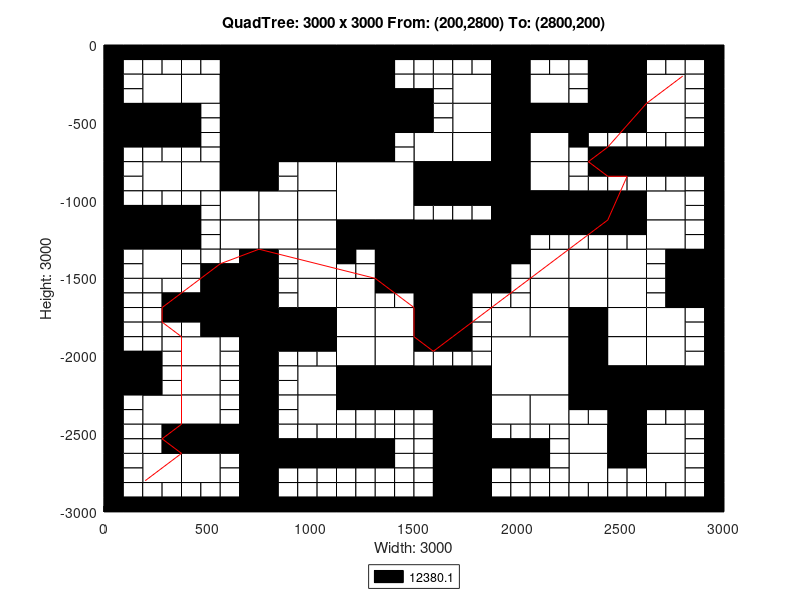

MATLAB code to generate this figure:
axis([0 3000 -3000 0]);
title('QuadTree: 3000 x 3000 From: (200,2800) To: (2800,200)');
xlabel('Width: 3000');
ylabel('Height: 3000');
rectangle('Position',[750 -375 375 375], 'FaceColor',[0 0 0]);
rectangle('Position',[750 -750 375 375], 'FaceColor',[0 0 0]);
rectangle('Position',[1125 -1125 375 375], 'FaceColor',[1 1 1]);
rectangle('Position',[1500 -1500 375 375], 'FaceColor',[0 0 0]);
rectangle('Position',[1875 -2250 375 375], 'FaceColor',[1 1 1]);
rectangle('Position',[187.5 -375 187.5 187.5], 'FaceColor',[1 1 1]);
rectangle('Position',[562.5 -187.5 187.5 187.5], 'FaceColor',[0 0 0]);
rectangle('Position',[375 -375 187.5 187.5], 'FaceColor',[1 1 1]);
rectangle('Position',[562.5 -375 187.5 187.5], 'FaceColor',[0 0 0]);
rectangle('Position',[0 -562.5 187.5 187.5], 'FaceColor',[0 0 0]);
rectangle('Position',[187.5 -562.5 187.5 187.5], 'FaceColor',[0 0 0]);
rectangle('Position',[562.5 -562.5 187.5 187.5], 'FaceColor',[0 0 0]);
rectangle('Position',[562.5 -750 187.5 187.5], 'FaceColor',[0 0 0]);
rectangle('Position',[1125 -187.5 187.5 187.5], 'FaceColor',[0 0 0]);
rectangle('Position',[1125 -375 187.5 187.5], 'FaceColor',[0 0 0]);
rectangle('Position',[1125 -562.5 187.5 187.5], 'FaceColor',[0 0 0]);
rectangle('Position',[1312.5 -562.5 187.5 187.5], 'FaceColor',[0 0 0]);
rectangle('Position',[1125 -750 187.5 187.5], 'FaceColor',[0 0 0]);
rectangle('Position',[187.5 -937.5 187.5 187.5], 'FaceColor',[1 1 1]);
rectangle('Position',[375 -937.5 187.5 187.5], 'FaceColor',[1 1 1]);
rectangle('Position',[562.5 -937.5 187.5 187.5], 'FaceColor',[0 0 0]);
rectangle('Position',[562.5 -1125 187.5 187.5], 'FaceColor',[1 1 1]);
rectangle('Position',[0 -1312.5 187.5 187.5], 'FaceColor',[0 0 0]);
rectangle('Position',[187.5 -1312.5 187.5 187.5], 'FaceColor',[0 0 0]);
rectangle('Position',[187.5 -1500 187.5 187.5], 'FaceColor',[1 1 1]);
rectangle('Position',[562.5 -1312.5 187.5 187.5], 'FaceColor',[1 1 1]);
rectangle('Position',[937.5 -937.5 187.5 187.5], 'FaceColor',[1 1 1]);
rectangle('Position',[750 -1125 187.5 187.5], 'FaceColor',[1 1 1]);
rectangle('Position',[937.5 -1125 187.5 187.5], 'FaceColor',[1 1 1]);
rectangle('Position',[750 -1312.5 187.5 187.5], 'FaceColor',[1 1 1]);
rectangle('Position',[937.5 -1312.5 187.5 187.5], 'FaceColor',[1 1 1]);
rectangle('Position',[937.5 -1500 187.5 187.5], 'FaceColor',[1 1 1]);
rectangle('Position',[1125 -1312.5 187.5 187.5], 'FaceColor',[0 0 0]);
rectangle('Position',[1312.5 -1312.5 187.5 187.5], 'FaceColor',[0 0 0]);
rectangle('Position',[1312.5 -1500 187.5 187.5], 'FaceColor',[0 0 0]);
rectangle('Position',[1687.5 -375 187.5 187.5], 'FaceColor',[1 1 1]);
rectangle('Position',[1875 -187.5 187.5 187.5], 'FaceColor',[0 0 0]);
rectangle('Position',[1875 -375 187.5 187.5], 'FaceColor',[0 0 0]);
rectangle('Position',[2062.5 -375 187.5 187.5], 'FaceColor',[1 1 1]);
rectangle('Position',[1687.5 -562.5 187.5 187.5], 'FaceColor',[1 1 1]);
rectangle('Position',[1500 -750 187.5 187.5], 'FaceColor',[1 1 1]);
rectangle('Position',[1687.5 -750 187.5 187.5], 'FaceColor',[1 1 1]);
rectangle('Position',[1875 -562.5 187.5 187.5], 'FaceColor',[0 0 0]);
rectangle('Position',[2062.5 -562.5 187.5 187.5], 'FaceColor',[0 0 0]);
rectangle('Position',[1875 -750 187.5 187.5], 'FaceColor',[0 0 0]);
rectangle('Position',[2062.5 -750 187.5 187.5], 'FaceColor',[1 1 1]);
rectangle('Position',[2437.5 -187.5 187.5 187.5], 'FaceColor',[0 0 0]);
rectangle('Position',[2437.5 -375 187.5 187.5], 'FaceColor',[0 0 0]);
rectangle('Position',[2625 -375 187.5 187.5], 'FaceColor',[1 1 1]);
rectangle('Position',[2250 -562.5 187.5 187.5], 'FaceColor',[0 0 0]);
rectangle('Position',[2437.5 -562.5 187.5 187.5], 'FaceColor',[0 0 0]);
rectangle('Position',[2625 -562.5 187.5 187.5], 'FaceColor',[1 1 1]);
rectangle('Position',[1500 -937.5 187.5 187.5], 'FaceColor',[0 0 0]);
rectangle('Position',[1687.5 -937.5 187.5 187.5], 'FaceColor',[0 0 0]);
rectangle('Position',[1875 -937.5 187.5 187.5], 'FaceColor',[0 0 0]);
rectangle('Position',[2062.5 -937.5 187.5 187.5], 'FaceColor',[1 1 1]);
rectangle('Position',[1875 -1125 187.5 187.5], 'FaceColor',[0 0 0]);
rectangle('Position',[2062.5 -1125 187.5 187.5], 'FaceColor',[0 0 0]);
rectangle('Position',[1875 -1312.5 187.5 187.5], 'FaceColor',[0 0 0]);
rectangle('Position',[2062.5 -1500 187.5 187.5], 'FaceColor',[1 1 1]);
rectangle('Position',[2250 -1125 187.5 187.5], 'FaceColor',[0 0 0]);
rectangle('Position',[2437.5 -1125 187.5 187.5], 'FaceColor',[0 0 0]);
rectangle('Position',[2625 -1125 187.5 187.5], 'FaceColor',[1 1 1]);
rectangle('Position',[2250 -1500 187.5 187.5], 'FaceColor',[1 1 1]);
rectangle('Position',[2437.5 -1500 187.5 187.5], 'FaceColor',[1 1 1]);
rectangle('Position',[2625 -1312.5 187.5 187.5], 'FaceColor',[1 1 1]);
rectangle('Position',[2812.5 -1500 187.5 187.5], 'FaceColor',[0 0 0]);
rectangle('Position',[562.5 -1687.5 187.5 187.5], 'FaceColor',[0 0 0]);
rectangle('Position',[562.5 -1875 187.5 187.5], 'FaceColor',[0 0 0]);
rectangle('Position',[0 -2250 187.5 187.5], 'FaceColor',[0 0 0]);
rectangle('Position',[375 -2062.5 187.5 187.5], 'FaceColor',[1 1 1]);
rectangle('Position',[375 -2250 187.5 187.5], 'FaceColor',[1 1 1]);
rectangle('Position',[937.5 -1687.5 187.5 187.5], 'FaceColor',[1 1 1]);
rectangle('Position',[750 -1875 187.5 187.5], 'FaceColor',[0 0 0]);
rectangle('Position',[937.5 -1875 187.5 187.5], 'FaceColor',[0 0 0]);
rectangle('Position',[1125 -1687.5 187.5 187.5], 'FaceColor',[1 1 1]);
rectangle('Position',[1125 -1875 187.5 187.5], 'FaceColor',[1 1 1]);
rectangle('Position',[1312.5 -1875 187.5 187.5], 'FaceColor',[1 1 1]);
rectangle('Position',[937.5 -2250 187.5 187.5], 'FaceColor',[1 1 1]);
rectangle('Position',[1125 -2062.5 187.5 187.5], 'FaceColor',[1 1 1]);
rectangle('Position',[1312.5 -2062.5 187.5 187.5], 'FaceColor',[1 1 1]);
rectangle('Position',[1125 -2250 187.5 187.5], 'FaceColor',[0 0 0]);
rectangle('Position',[1312.5 -2250 187.5 187.5], 'FaceColor',[0 0 0]);
rectangle('Position',[187.5 -2437.5 187.5 187.5], 'FaceColor',[1 1 1]);
rectangle('Position',[375 -2437.5 187.5 187.5], 'FaceColor',[1 1 1]);
rectangle('Position',[375 -2625 187.5 187.5], 'FaceColor',[0 0 0]);
rectangle('Position',[562.5 -2625 187.5 187.5], 'FaceColor',[0 0 0]);
rectangle('Position',[187.5 -2812.5 187.5 187.5], 'FaceColor',[1 1 1]);
rectangle('Position',[375 -2812.5 187.5 187.5], 'FaceColor',[1 1 1]);
rectangle('Position',[937.5 -2437.5 187.5 187.5], 'FaceColor',[1 1 1]);
rectangle('Position',[1500 -1687.5 187.5 187.5], 'FaceColor',[0 0 0]);
rectangle('Position',[1500 -1875 187.5 187.5], 'FaceColor',[0 0 0]);
rectangle('Position',[2062.5 -1687.5 187.5 187.5], 'FaceColor',[1 1 1]);
rectangle('Position',[1875 -1875 187.5 187.5], 'FaceColor',[1 1 1]);
rectangle('Position',[2062.5 -1875 187.5 187.5], 'FaceColor',[1 1 1]);
rectangle('Position',[1500 -2250 187.5 187.5], 'FaceColor',[0 0 0]);
rectangle('Position',[1687.5 -2250 187.5 187.5], 'FaceColor',[0 0 0]);
rectangle('Position',[2250 -1687.5 187.5 187.5], 'FaceColor',[1 1 1]);
rectangle('Position',[2437.5 -1687.5 187.5 187.5], 'FaceColor',[1 1 1]);
rectangle('Position',[2250 -1875 187.5 187.5], 'FaceColor',[0 0 0]);
rectangle('Position',[2437.5 -1875 187.5 187.5], 'FaceColor',[1 1 1]);
rectangle('Position',[2812.5 -1687.5 187.5 187.5], 'FaceColor',[0 0 0]);
rectangle('Position',[2625 -1875 187.5 187.5], 'FaceColor',[1 1 1]);
rectangle('Position',[2250 -2062.5 187.5 187.5], 'FaceColor',[0 0 0]);
rectangle('Position',[2437.5 -2062.5 187.5 187.5], 'FaceColor',[1 1 1]);
rectangle('Position',[2250 -2250 187.5 187.5], 'FaceColor',[0 0 0]);
rectangle('Position',[2437.5 -2250 187.5 187.5], 'FaceColor',[0 0 0]);
rectangle('Position',[2625 -2062.5 187.5 187.5], 'FaceColor',[1 1 1]);
rectangle('Position',[2625 -2250 187.5 187.5], 'FaceColor',[0 0 0]);
rectangle('Position',[2812.5 -2250 187.5 187.5], 'FaceColor',[0 0 0]);
rectangle('Position',[1687.5 -2437.5 187.5 187.5], 'FaceColor',[0 0 0]);
rectangle('Position',[1687.5 -2625 187.5 187.5], 'FaceColor',[0 0 0]);
rectangle('Position',[1875 -2437.5 187.5 187.5], 'FaceColor',[1 1 1]);
rectangle('Position',[2062.5 -2437.5 187.5 187.5], 'FaceColor',[1 1 1]);
rectangle('Position',[1687.5 -2812.5 187.5 187.5], 'FaceColor',[0 0 0]);
rectangle('Position',[1687.5 -3000 187.5 187.5], 'FaceColor',[0 0 0]);
rectangle('Position',[2437.5 -2437.5 187.5 187.5], 'FaceColor',[0 0 0]);
rectangle('Position',[2250 -2625 187.5 187.5], 'FaceColor',[1 1 1]);
rectangle('Position',[2437.5 -2625 187.5 187.5], 'FaceColor',[0 0 0]);
rectangle('Position',[2625 -2625 187.5 187.5], 'FaceColor',[1 1 1]);
rectangle('Position',[2250 -2812.5 187.5 187.5], 'FaceColor',[1 1 1]);
rectangle('Position',[2625 -2812.5 187.5 187.5], 'FaceColor',[1 1 1]);
rectangle('Position',[0 -93.75 93.75 93.75], 'FaceColor',[0 0 0]);
rectangle('Position',[93.75 -93.75 93.75 93.75], 'FaceColor',[0 0 0]);
rectangle('Position',[0 -187.5 93.75 93.75], 'FaceColor',[0 0 0]);
rectangle('Position',[93.75 -187.5 93.75 93.75], 'FaceColor',[1 1 1]);
rectangle('Position',[187.5 -93.75 93.75 93.75], 'FaceColor',[0 0 0]);
rectangle('Position',[281.25 -93.75 93.75 93.75], 'FaceColor',[0 0 0]);
rectangle('Position',[187.5 -187.5 93.75 93.75], 'FaceColor',[1 1 1]);
rectangle('Position',[281.25 -187.5 93.75 93.75], 'FaceColor',[1 1 1]);
rectangle('Position',[0 -281.25 93.75 93.75], 'FaceColor',[0 0 0]);
rectangle('Position',[93.75 -281.25 93.75 93.75], 'FaceColor',[1 1 1]);
rectangle('Position',[0 -375 93.75 93.75], 'FaceColor',[0 0 0]);
rectangle('Position',[93.75 -375 93.75 93.75], 'FaceColor',[1 1 1]);
rectangle('Position',[375 -93.75 93.75 93.75], 'FaceColor',[0 0 0]);
rectangle('Position',[468.75 -93.75 93.75 93.75], 'FaceColor',[0 0 0]);
rectangle('Position',[375 -187.5 93.75 93.75], 'FaceColor',[1 1 1]);
rectangle('Position',[468.75 -187.5 93.75 93.75], 'FaceColor',[1 1 1]);
rectangle('Position',[0 -656.25 93.75 93.75], 'FaceColor',[0 0 0]);
rectangle('Position',[93.75 -656.25 93.75 93.75], 'FaceColor',[0 0 0]);
rectangle('Position',[0 -750 93.75 93.75], 'FaceColor',[0 0 0]);
rectangle('Position',[93.75 -750 93.75 93.75], 'FaceColor',[1 1 1]);
rectangle('Position',[187.5 -656.25 93.75 93.75], 'FaceColor',[0 0 0]);
rectangle('Position',[281.25 -656.25 93.75 93.75], 'FaceColor',[0 0 0]);
rectangle('Position',[187.5 -750 93.75 93.75], 'FaceColor',[1 1 1]);
rectangle('Position',[281.25 -750 93.75 93.75], 'FaceColor',[1 1 1]);
rectangle('Position',[375 -468.75 93.75 93.75], 'FaceColor',[0 0 0]);
rectangle('Position',[468.75 -468.75 93.75 93.75], 'FaceColor',[1 1 1]);
rectangle('Position',[375 -562.5 93.75 93.75], 'FaceColor',[0 0 0]);
rectangle('Position',[468.75 -562.5 93.75 93.75], 'FaceColor',[1 1 1]);
rectangle('Position',[375 -656.25 93.75 93.75], 'FaceColor',[0 0 0]);
rectangle('Position',[468.75 -656.25 93.75 93.75], 'FaceColor',[1 1 1]);
rectangle('Position',[375 -750 93.75 93.75], 'FaceColor',[1 1 1]);
rectangle('Position',[468.75 -750 93.75 93.75], 'FaceColor',[1 1 1]);
rectangle('Position',[1312.5 -93.75 93.75 93.75], 'FaceColor',[0 0 0]);
rectangle('Position',[1406.25 -93.75 93.75 93.75], 'FaceColor',[0 0 0]);
rectangle('Position',[1312.5 -187.5 93.75 93.75], 'FaceColor',[0 0 0]);
rectangle('Position',[1406.25 -187.5 93.75 93.75], 'FaceColor',[1 1 1]);
rectangle('Position',[1312.5 -281.25 93.75 93.75], 'FaceColor',[0 0 0]);
rectangle('Position',[1406.25 -281.25 93.75 93.75], 'FaceColor',[1 1 1]);
rectangle('Position',[1312.5 -375 93.75 93.75], 'FaceColor',[0 0 0]);
rectangle('Position',[1406.25 -375 93.75 93.75], 'FaceColor',[0 0 0]);
rectangle('Position',[1312.5 -656.25 93.75 93.75], 'FaceColor',[0 0 0]);
rectangle('Position',[1406.25 -656.25 93.75 93.75], 'FaceColor',[1 1 1]);
rectangle('Position',[1312.5 -750 93.75 93.75], 'FaceColor',[0 0 0]);
rectangle('Position',[1406.25 -750 93.75 93.75], 'FaceColor',[1 1 1]);
rectangle('Position',[0 -843.75 93.75 93.75], 'FaceColor',[0 0 0]);
rectangle('Position',[93.75 -843.75 93.75 93.75], 'FaceColor',[1 1 1]);
rectangle('Position',[0 -937.5 93.75 93.75], 'FaceColor',[0 0 0]);
rectangle('Position',[93.75 -937.5 93.75 93.75], 'FaceColor',[1 1 1]);
rectangle('Position',[0 -1031.25 93.75 93.75], 'FaceColor',[0 0 0]);
rectangle('Position',[93.75 -1031.25 93.75 93.75], 'FaceColor',[1 1 1]);
rectangle('Position',[0 -1125 93.75 93.75], 'FaceColor',[0 0 0]);
rectangle('Position',[93.75 -1125 93.75 93.75], 'FaceColor',[0 0 0]);
rectangle('Position',[187.5 -1031.25 93.75 93.75], 'FaceColor',[1 1 1]);
rectangle('Position',[281.25 -1031.25 93.75 93.75], 'FaceColor',[1 1 1]);
rectangle('Position',[187.5 -1125 93.75 93.75], 'FaceColor',[0 0 0]);
rectangle('Position',[281.25 -1125 93.75 93.75], 'FaceColor',[0 0 0]);
rectangle('Position',[375 -1031.25 93.75 93.75], 'FaceColor',[1 1 1]);
rectangle('Position',[468.75 -1031.25 93.75 93.75], 'FaceColor',[1 1 1]);
rectangle('Position',[375 -1125 93.75 93.75], 'FaceColor',[0 0 0]);
rectangle('Position',[468.75 -1125 93.75 93.75], 'FaceColor',[1 1 1]);
rectangle('Position',[0 -1406.25 93.75 93.75], 'FaceColor',[0 0 0]);
rectangle('Position',[93.75 -1406.25 93.75 93.75], 'FaceColor',[1 1 1]);
rectangle('Position',[0 -1500 93.75 93.75], 'FaceColor',[0 0 0]);
rectangle('Position',[93.75 -1500 93.75 93.75], 'FaceColor',[1 1 1]);
rectangle('Position',[375 -1218.75 93.75 93.75], 'FaceColor',[0 0 0]);
rectangle('Position',[468.75 -1218.75 93.75 93.75], 'FaceColor',[1 1 1]);
rectangle('Position',[375 -1312.5 93.75 93.75], 'FaceColor',[0 0 0]);
rectangle('Position',[468.75 -1312.5 93.75 93.75], 'FaceColor',[1 1 1]);
rectangle('Position',[375 -1406.25 93.75 93.75], 'FaceColor',[1 1 1]);
rectangle('Position',[468.75 -1406.25 93.75 93.75], 'FaceColor',[1 1 1]);
rectangle('Position',[375 -1500 93.75 93.75], 'FaceColor',[1 1 1]);
rectangle('Position',[468.75 -1500 93.75 93.75], 'FaceColor',[0 0 0]);
rectangle('Position',[562.5 -1406.25 93.75 93.75], 'FaceColor',[1 1 1]);
rectangle('Position',[656.25 -1406.25 93.75 93.75], 'FaceColor',[0 0 0]);
rectangle('Position',[562.5 -1500 93.75 93.75], 'FaceColor',[0 0 0]);
rectangle('Position',[656.25 -1500 93.75 93.75], 'FaceColor',[0 0 0]);
rectangle('Position',[750 -843.75 93.75 93.75], 'FaceColor',[0 0 0]);
rectangle('Position',[843.75 -843.75 93.75 93.75], 'FaceColor',[1 1 1]);
rectangle('Position',[750 -937.5 93.75 93.75], 'FaceColor',[0 0 0]);
rectangle('Position',[843.75 -937.5 93.75 93.75], 'FaceColor',[1 1 1]);
rectangle('Position',[750 -1406.25 93.75 93.75], 'FaceColor',[0 0 0]);
rectangle('Position',[843.75 -1406.25 93.75 93.75], 'FaceColor',[1 1 1]);
rectangle('Position',[750 -1500 93.75 93.75], 'FaceColor',[0 0 0]);
rectangle('Position',[843.75 -1500 93.75 93.75], 'FaceColor',[1 1 1]);
rectangle('Position',[1125 -1406.25 93.75 93.75], 'FaceColor',[0 0 0]);
rectangle('Position',[1218.75 -1406.25 93.75 93.75], 'FaceColor',[1 1 1]);
rectangle('Position',[1125 -1500 93.75 93.75], 'FaceColor',[1 1 1]);
rectangle('Position',[1218.75 -1500 93.75 93.75], 'FaceColor',[1 1 1]);
rectangle('Position',[1500 -93.75 93.75 93.75], 'FaceColor',[0 0 0]);
rectangle('Position',[1593.75 -93.75 93.75 93.75], 'FaceColor',[0 0 0]);
rectangle('Position',[1500 -187.5 93.75 93.75], 'FaceColor',[1 1 1]);
rectangle('Position',[1593.75 -187.5 93.75 93.75], 'FaceColor',[1 1 1]);
rectangle('Position',[1687.5 -93.75 93.75 93.75], 'FaceColor',[0 0 0]);
rectangle('Position',[1781.25 -93.75 93.75 93.75], 'FaceColor',[0 0 0]);
rectangle('Position',[1687.5 -187.5 93.75 93.75], 'FaceColor',[1 1 1]);
rectangle('Position',[1781.25 -187.5 93.75 93.75], 'FaceColor',[1 1 1]);
rectangle('Position',[1500 -281.25 93.75 93.75], 'FaceColor',[1 1 1]);
rectangle('Position',[1593.75 -281.25 93.75 93.75], 'FaceColor',[1 1 1]);
rectangle('Position',[1500 -375 93.75 93.75], 'FaceColor',[0 0 0]);
rectangle('Position',[1593.75 -375 93.75 93.75], 'FaceColor',[1 1 1]);
rectangle('Position',[2062.5 -93.75 93.75 93.75], 'FaceColor',[0 0 0]);
rectangle('Position',[2156.25 -93.75 93.75 93.75], 'FaceColor',[0 0 0]);
rectangle('Position',[2062.5 -187.5 93.75 93.75], 'FaceColor',[1 1 1]);
rectangle('Position',[2156.25 -187.5 93.75 93.75], 'FaceColor',[1 1 1]);
rectangle('Position',[1500 -468.75 93.75 93.75], 'FaceColor',[0 0 0]);
rectangle('Position',[1593.75 -468.75 93.75 93.75], 'FaceColor',[1 1 1]);
rectangle('Position',[1500 -562.5 93.75 93.75], 'FaceColor',[0 0 0]);
rectangle('Position',[1593.75 -562.5 93.75 93.75], 'FaceColor',[1 1 1]);
rectangle('Position',[2250 -93.75 93.75 93.75], 'FaceColor',[0 0 0]);
rectangle('Position',[2343.75 -93.75 93.75 93.75], 'FaceColor',[0 0 0]);
rectangle('Position',[2250 -187.5 93.75 93.75], 'FaceColor',[1 1 1]);
rectangle('Position',[2343.75 -187.5 93.75 93.75], 'FaceColor',[0 0 0]);
rectangle('Position',[2250 -281.25 93.75 93.75], 'FaceColor',[1 1 1]);
rectangle('Position',[2343.75 -281.25 93.75 93.75], 'FaceColor',[0 0 0]);
rectangle('Position',[2250 -375 93.75 93.75], 'FaceColor',[1 1 1]);
rectangle('Position',[2343.75 -375 93.75 93.75], 'FaceColor',[0 0 0]);
rectangle('Position',[2625 -93.75 93.75 93.75], 'FaceColor',[0 0 0]);
rectangle('Position',[2718.75 -93.75 93.75 93.75], 'FaceColor',[0 0 0]);
rectangle('Position',[2625 -187.5 93.75 93.75], 'FaceColor',[1 1 1]);
rectangle('Position',[2718.75 -187.5 93.75 93.75], 'FaceColor',[1 1 1]);
rectangle('Position',[2812.5 -93.75 93.75 93.75], 'FaceColor',[0 0 0]);
rectangle('Position',[2906.25 -93.75 93.75 93.75], 'FaceColor',[0 0 0]);
rectangle('Position',[2812.5 -187.5 93.75 93.75], 'FaceColor',[1 1 1]);
rectangle('Position',[2906.25 -187.5 93.75 93.75], 'FaceColor',[0 0 0]);
rectangle('Position',[2812.5 -281.25 93.75 93.75], 'FaceColor',[1 1 1]);
rectangle('Position',[2906.25 -281.25 93.75 93.75], 'FaceColor',[0 0 0]);
rectangle('Position',[2812.5 -375 93.75 93.75], 'FaceColor',[1 1 1]);
rectangle('Position',[2906.25 -375 93.75 93.75], 'FaceColor',[0 0 0]);
rectangle('Position',[2250 -656.25 93.75 93.75], 'FaceColor',[0 0 0]);
rectangle('Position',[2343.75 -656.25 93.75 93.75], 'FaceColor',[1 1 1]);
rectangle('Position',[2250 -750 93.75 93.75], 'FaceColor',[1 1 1]);
rectangle('Position',[2343.75 -750 93.75 93.75], 'FaceColor',[0 0 0]);
rectangle('Position',[2437.5 -656.25 93.75 93.75], 'FaceColor',[1 1 1]);
rectangle('Position',[2531.25 -656.25 93.75 93.75], 'FaceColor',[1 1 1]);
rectangle('Position',[2437.5 -750 93.75 93.75], 'FaceColor',[0 0 0]);
rectangle('Position',[2531.25 -750 93.75 93.75], 'FaceColor',[0 0 0]);
rectangle('Position',[2812.5 -468.75 93.75 93.75], 'FaceColor',[1 1 1]);
rectangle('Position',[2906.25 -468.75 93.75 93.75], 'FaceColor',[0 0 0]);
rectangle('Position',[2812.5 -562.5 93.75 93.75], 'FaceColor',[1 1 1]);
rectangle('Position',[2906.25 -562.5 93.75 93.75], 'FaceColor',[0 0 0]);
rectangle('Position',[2625 -656.25 93.75 93.75], 'FaceColor',[1 1 1]);
rectangle('Position',[2718.75 -656.25 93.75 93.75], 'FaceColor',[1 1 1]);
rectangle('Position',[2625 -750 93.75 93.75], 'FaceColor',[0 0 0]);
rectangle('Position',[2718.75 -750 93.75 93.75], 'FaceColor',[0 0 0]);
rectangle('Position',[2812.5 -656.25 93.75 93.75], 'FaceColor',[1 1 1]);
rectangle('Position',[2906.25 -656.25 93.75 93.75], 'FaceColor',[0 0 0]);
rectangle('Position',[2812.5 -750 93.75 93.75], 'FaceColor',[0 0 0]);
rectangle('Position',[2906.25 -750 93.75 93.75], 'FaceColor',[0 0 0]);
rectangle('Position',[1500 -1031.25 93.75 93.75], 'FaceColor',[0 0 0]);
rectangle('Position',[1593.75 -1031.25 93.75 93.75], 'FaceColor',[0 0 0]);
rectangle('Position',[1500 -1125 93.75 93.75], 'FaceColor',[1 1 1]);
rectangle('Position',[1593.75 -1125 93.75 93.75], 'FaceColor',[1 1 1]);
rectangle('Position',[1687.5 -1031.25 93.75 93.75], 'FaceColor',[0 0 0]);
rectangle('Position',[1781.25 -1031.25 93.75 93.75], 'FaceColor',[0 0 0]);
rectangle('Position',[1687.5 -1125 93.75 93.75], 'FaceColor',[1 1 1]);
rectangle('Position',[1781.25 -1125 93.75 93.75], 'FaceColor',[1 1 1]);
rectangle('Position',[2062.5 -1218.75 93.75 93.75], 'FaceColor',[0 0 0]);
rectangle('Position',[2156.25 -1218.75 93.75 93.75], 'FaceColor',[0 0 0]);
rectangle('Position',[2062.5 -1312.5 93.75 93.75], 'FaceColor',[1 1 1]);
rectangle('Position',[2156.25 -1312.5 93.75 93.75], 'FaceColor',[1 1 1]);
rectangle('Position',[1875 -1406.25 93.75 93.75], 'FaceColor',[0 0 0]);
rectangle('Position',[1968.75 -1406.25 93.75 93.75], 'FaceColor',[0 0 0]);
rectangle('Position',[1875 -1500 93.75 93.75], 'FaceColor',[0 0 0]);
rectangle('Position',[1968.75 -1500 93.75 93.75], 'FaceColor',[1 1 1]);
rectangle('Position',[2250 -843.75 93.75 93.75], 'FaceColor',[1 1 1]);
rectangle('Position',[2343.75 -843.75 93.75 93.75], 'FaceColor',[0 0 0]);
rectangle('Position',[2250 -937.5 93.75 93.75], 'FaceColor',[1 1 1]);
rectangle('Position',[2343.75 -937.5 93.75 93.75], 'FaceColor',[1 1 1]);
rectangle('Position',[2437.5 -843.75 93.75 93.75], 'FaceColor',[0 0 0]);
rectangle('Position',[2531.25 -843.75 93.75 93.75], 'FaceColor',[0 0 0]);
rectangle('Position',[2437.5 -937.5 93.75 93.75], 'FaceColor',[1 1 1]);
rectangle('Position',[2531.25 -937.5 93.75 93.75], 'FaceColor',[1 1 1]);
rectangle('Position',[2625 -843.75 93.75 93.75], 'FaceColor',[0 0 0]);
rectangle('Position',[2718.75 -843.75 93.75 93.75], 'FaceColor',[0 0 0]);
rectangle('Position',[2625 -937.5 93.75 93.75], 'FaceColor',[1 1 1]);
rectangle('Position',[2718.75 -937.5 93.75 93.75], 'FaceColor',[1 1 1]);
rectangle('Position',[2812.5 -843.75 93.75 93.75], 'FaceColor',[0 0 0]);
rectangle('Position',[2906.25 -843.75 93.75 93.75], 'FaceColor',[0 0 0]);
rectangle('Position',[2812.5 -937.5 93.75 93.75], 'FaceColor',[1 1 1]);
rectangle('Position',[2906.25 -937.5 93.75 93.75], 'FaceColor',[0 0 0]);
rectangle('Position',[2812.5 -1031.25 93.75 93.75], 'FaceColor',[1 1 1]);
rectangle('Position',[2906.25 -1031.25 93.75 93.75], 'FaceColor',[0 0 0]);
rectangle('Position',[2812.5 -1125 93.75 93.75], 'FaceColor',[1 1 1]);
rectangle('Position',[2906.25 -1125 93.75 93.75], 'FaceColor',[0 0 0]);
rectangle('Position',[2250 -1218.75 93.75 93.75], 'FaceColor',[0 0 0]);
rectangle('Position',[2343.75 -1218.75 93.75 93.75], 'FaceColor',[0 0 0]);
rectangle('Position',[2250 -1312.5 93.75 93.75], 'FaceColor',[1 1 1]);
rectangle('Position',[2343.75 -1312.5 93.75 93.75], 'FaceColor',[1 1 1]);
rectangle('Position',[2437.5 -1218.75 93.75 93.75], 'FaceColor',[0 0 0]);
rectangle('Position',[2531.25 -1218.75 93.75 93.75], 'FaceColor',[0 0 0]);
rectangle('Position',[2437.5 -1312.5 93.75 93.75], 'FaceColor',[1 1 1]);
rectangle('Position',[2531.25 -1312.5 93.75 93.75], 'FaceColor',[1 1 1]);
rectangle('Position',[2812.5 -1218.75 93.75 93.75], 'FaceColor',[1 1 1]);
rectangle('Position',[2906.25 -1218.75 93.75 93.75], 'FaceColor',[0 0 0]);
rectangle('Position',[2812.5 -1312.5 93.75 93.75], 'FaceColor',[1 1 1]);
rectangle('Position',[2906.25 -1312.5 93.75 93.75], 'FaceColor',[0 0 0]);
rectangle('Position',[2625 -1406.25 93.75 93.75], 'FaceColor',[1 1 1]);
rectangle('Position',[2718.75 -1406.25 93.75 93.75], 'FaceColor',[0 0 0]);
rectangle('Position',[2625 -1500 93.75 93.75], 'FaceColor',[1 1 1]);
rectangle('Position',[2718.75 -1500 93.75 93.75], 'FaceColor',[0 0 0]);
rectangle('Position',[0 -1593.75 93.75 93.75], 'FaceColor',[0 0 0]);
rectangle('Position',[93.75 -1593.75 93.75 93.75], 'FaceColor',[1 1 1]);
rectangle('Position',[0 -1687.5 93.75 93.75], 'FaceColor',[0 0 0]);
rectangle('Position',[93.75 -1687.5 93.75 93.75], 'FaceColor',[1 1 1]);
rectangle('Position',[187.5 -1593.75 93.75 93.75], 'FaceColor',[1 1 1]);
rectangle('Position',[281.25 -1593.75 93.75 93.75], 'FaceColor',[1 1 1]);
rectangle('Position',[187.5 -1687.5 93.75 93.75], 'FaceColor',[1 1 1]);
rectangle('Position',[281.25 -1687.5 93.75 93.75], 'FaceColor',[0 0 0]);
rectangle('Position',[0 -1781.25 93.75 93.75], 'FaceColor',[0 0 0]);
rectangle('Position',[93.75 -1781.25 93.75 93.75], 'FaceColor',[1 1 1]);
rectangle('Position',[0 -1875 93.75 93.75], 'FaceColor',[0 0 0]);
rectangle('Position',[93.75 -1875 93.75 93.75], 'FaceColor',[1 1 1]);
rectangle('Position',[187.5 -1781.25 93.75 93.75], 'FaceColor',[1 1 1]);
rectangle('Position',[281.25 -1781.25 93.75 93.75], 'FaceColor',[0 0 0]);
rectangle('Position',[187.5 -1875 93.75 93.75], 'FaceColor',[1 1 1]);
rectangle('Position',[281.25 -1875 93.75 93.75], 'FaceColor',[1 1 1]);
rectangle('Position',[375 -1593.75 93.75 93.75], 'FaceColor',[1 1 1]);
rectangle('Position',[468.75 -1593.75 93.75 93.75], 'FaceColor',[0 0 0]);
rectangle('Position',[375 -1687.5 93.75 93.75], 'FaceColor',[0 0 0]);
rectangle('Position',[468.75 -1687.5 93.75 93.75], 'FaceColor',[0 0 0]);
rectangle('Position',[375 -1781.25 93.75 93.75], 'FaceColor',[0 0 0]);
rectangle('Position',[468.75 -1781.25 93.75 93.75], 'FaceColor',[0 0 0]);
rectangle('Position',[375 -1875 93.75 93.75], 'FaceColor',[1 1 1]);
rectangle('Position',[468.75 -1875 93.75 93.75], 'FaceColor',[0 0 0]);
rectangle('Position',[0 -1968.75 93.75 93.75], 'FaceColor',[0 0 0]);
rectangle('Position',[93.75 -1968.75 93.75 93.75], 'FaceColor',[1 1 1]);
rectangle('Position',[0 -2062.5 93.75 93.75], 'FaceColor',[0 0 0]);
rectangle('Position',[93.75 -2062.5 93.75 93.75], 'FaceColor',[0 0 0]);
rectangle('Position',[187.5 -1968.75 93.75 93.75], 'FaceColor',[1 1 1]);
rectangle('Position',[281.25 -1968.75 93.75 93.75], 'FaceColor',[1 1 1]);
rectangle('Position',[187.5 -2062.5 93.75 93.75], 'FaceColor',[0 0 0]);
rectangle('Position',[281.25 -2062.5 93.75 93.75], 'FaceColor',[1 1 1]);
rectangle('Position',[187.5 -2156.25 93.75 93.75], 'FaceColor',[0 0 0]);
rectangle('Position',[281.25 -2156.25 93.75 93.75], 'FaceColor',[1 1 1]);
rectangle('Position',[187.5 -2250 93.75 93.75], 'FaceColor',[0 0 0]);
rectangle('Position',[281.25 -2250 93.75 93.75], 'FaceColor',[1 1 1]);
rectangle('Position',[562.5 -1968.75 93.75 93.75], 'FaceColor',[1 1 1]);
rectangle('Position',[656.25 -1968.75 93.75 93.75], 'FaceColor',[0 0 0]);
rectangle('Position',[562.5 -2062.5 93.75 93.75], 'FaceColor',[1 1 1]);
rectangle('Position',[656.25 -2062.5 93.75 93.75], 'FaceColor',[0 0 0]);
rectangle('Position',[562.5 -2156.25 93.75 93.75], 'FaceColor',[1 1 1]);
rectangle('Position',[656.25 -2156.25 93.75 93.75], 'FaceColor',[0 0 0]);
rectangle('Position',[562.5 -2250 93.75 93.75], 'FaceColor',[1 1 1]);
rectangle('Position',[656.25 -2250 93.75 93.75], 'FaceColor',[0 0 0]);
rectangle('Position',[750 -1593.75 93.75 93.75], 'FaceColor',[0 0 0]);
rectangle('Position',[843.75 -1593.75 93.75 93.75], 'FaceColor',[1 1 1]);
rectangle('Position',[750 -1687.5 93.75 93.75], 'FaceColor',[0 0 0]);
rectangle('Position',[843.75 -1687.5 93.75 93.75], 'FaceColor',[1 1 1]);
rectangle('Position',[1312.5 -1593.75 93.75 93.75], 'FaceColor',[0 0 0]);
rectangle('Position',[1406.25 -1593.75 93.75 93.75], 'FaceColor',[0 0 0]);
rectangle('Position',[1312.5 -1687.5 93.75 93.75], 'FaceColor',[1 1 1]);
rectangle('Position',[1406.25 -1687.5 93.75 93.75], 'FaceColor',[1 1 1]);
rectangle('Position',[750 -1968.75 93.75 93.75], 'FaceColor',[0 0 0]);
rectangle('Position',[843.75 -1968.75 93.75 93.75], 'FaceColor',[0 0 0]);
rectangle('Position',[750 -2062.5 93.75 93.75], 'FaceColor',[0 0 0]);
rectangle('Position',[843.75 -2062.5 93.75 93.75], 'FaceColor',[1 1 1]);
rectangle('Position',[937.5 -1968.75 93.75 93.75], 'FaceColor',[0 0 0]);
rectangle('Position',[1031.25 -1968.75 93.75 93.75], 'FaceColor',[0 0 0]);
rectangle('Position',[937.5 -2062.5 93.75 93.75], 'FaceColor',[1 1 1]);
rectangle('Position',[1031.25 -2062.5 93.75 93.75], 'FaceColor',[1 1 1]);
rectangle('Position',[750 -2156.25 93.75 93.75], 'FaceColor',[0 0 0]);
rectangle('Position',[843.75 -2156.25 93.75 93.75], 'FaceColor',[1 1 1]);
rectangle('Position',[750 -2250 93.75 93.75], 'FaceColor',[0 0 0]);
rectangle('Position',[843.75 -2250 93.75 93.75], 'FaceColor',[1 1 1]);
rectangle('Position',[0 -2343.75 93.75 93.75], 'FaceColor',[0 0 0]);
rectangle('Position',[93.75 -2343.75 93.75 93.75], 'FaceColor',[1 1 1]);
rectangle('Position',[0 -2437.5 93.75 93.75], 'FaceColor',[0 0 0]);
rectangle('Position',[93.75 -2437.5 93.75 93.75], 'FaceColor',[1 1 1]);
rectangle('Position',[0 -2531.25 93.75 93.75], 'FaceColor',[0 0 0]);
rectangle('Position',[93.75 -2531.25 93.75 93.75], 'FaceColor',[1 1 1]);
rectangle('Position',[0 -2625 93.75 93.75], 'FaceColor',[0 0 0]);
rectangle('Position',[93.75 -2625 93.75 93.75], 'FaceColor',[1 1 1]);
rectangle('Position',[187.5 -2531.25 93.75 93.75], 'FaceColor',[1 1 1]);
rectangle('Position',[281.25 -2531.25 93.75 93.75], 'FaceColor',[0 0 0]);
rectangle('Position',[187.5 -2625 93.75 93.75], 'FaceColor',[1 1 1]);
rectangle('Position',[281.25 -2625 93.75 93.75], 'FaceColor',[0 0 0]);
rectangle('Position',[562.5 -2343.75 93.75 93.75], 'FaceColor',[1 1 1]);
rectangle('Position',[656.25 -2343.75 93.75 93.75], 'FaceColor',[0 0 0]);
rectangle('Position',[562.5 -2437.5 93.75 93.75], 'FaceColor',[1 1 1]);
rectangle('Position',[656.25 -2437.5 93.75 93.75], 'FaceColor',[0 0 0]);
rectangle('Position',[0 -2718.75 93.75 93.75], 'FaceColor',[0 0 0]);
rectangle('Position',[93.75 -2718.75 93.75 93.75], 'FaceColor',[1 1 1]);
rectangle('Position',[0 -2812.5 93.75 93.75], 'FaceColor',[0 0 0]);
rectangle('Position',[93.75 -2812.5 93.75 93.75], 'FaceColor',[1 1 1]);
rectangle('Position',[0 -2906.25 93.75 93.75], 'FaceColor',[0 0 0]);
rectangle('Position',[93.75 -2906.25 93.75 93.75], 'FaceColor',[1 1 1]);
rectangle('Position',[0 -3000 93.75 93.75], 'FaceColor',[0 0 0]);
rectangle('Position',[93.75 -3000 93.75 93.75], 'FaceColor',[0 0 0]);
rectangle('Position',[187.5 -2906.25 93.75 93.75], 'FaceColor',[1 1 1]);
rectangle('Position',[281.25 -2906.25 93.75 93.75], 'FaceColor',[1 1 1]);
rectangle('Position',[187.5 -3000 93.75 93.75], 'FaceColor',[0 0 0]);
rectangle('Position',[281.25 -3000 93.75 93.75], 'FaceColor',[0 0 0]);
rectangle('Position',[562.5 -2718.75 93.75 93.75], 'FaceColor',[1 1 1]);
rectangle('Position',[656.25 -2718.75 93.75 93.75], 'FaceColor',[0 0 0]);
rectangle('Position',[562.5 -2812.5 93.75 93.75], 'FaceColor',[1 1 1]);
rectangle('Position',[656.25 -2812.5 93.75 93.75], 'FaceColor',[0 0 0]);
rectangle('Position',[375 -2906.25 93.75 93.75], 'FaceColor',[1 1 1]);
rectangle('Position',[468.75 -2906.25 93.75 93.75], 'FaceColor',[1 1 1]);
rectangle('Position',[375 -3000 93.75 93.75], 'FaceColor',[0 0 0]);
rectangle('Position',[468.75 -3000 93.75 93.75], 'FaceColor',[0 0 0]);
rectangle('Position',[562.5 -2906.25 93.75 93.75], 'FaceColor',[1 1 1]);
rectangle('Position',[656.25 -2906.25 93.75 93.75], 'FaceColor',[0 0 0]);
rectangle('Position',[562.5 -3000 93.75 93.75], 'FaceColor',[0 0 0]);
rectangle('Position',[656.25 -3000 93.75 93.75], 'FaceColor',[0 0 0]);
rectangle('Position',[750 -2343.75 93.75 93.75], 'FaceColor',[0 0 0]);
rectangle('Position',[843.75 -2343.75 93.75 93.75], 'FaceColor',[1 1 1]);
rectangle('Position',[750 -2437.5 93.75 93.75], 'FaceColor',[0 0 0]);
rectangle('Position',[843.75 -2437.5 93.75 93.75], 'FaceColor',[1 1 1]);
rectangle('Position',[750 -2531.25 93.75 93.75], 'FaceColor',[0 0 0]);
rectangle('Position',[843.75 -2531.25 93.75 93.75], 'FaceColor',[1 1 1]);
rectangle('Position',[750 -2625 93.75 93.75], 'FaceColor',[0 0 0]);
rectangle('Position',[843.75 -2625 93.75 93.75], 'FaceColor',[0 0 0]);
rectangle('Position',[937.5 -2531.25 93.75 93.75], 'FaceColor',[1 1 1]);
rectangle('Position',[1031.25 -2531.25 93.75 93.75], 'FaceColor',[1 1 1]);
rectangle('Position',[937.5 -2625 93.75 93.75], 'FaceColor',[0 0 0]);
rectangle('Position',[1031.25 -2625 93.75 93.75], 'FaceColor',[0 0 0]);
rectangle('Position',[1125 -2343.75 93.75 93.75], 'FaceColor',[0 0 0]);
rectangle('Position',[1218.75 -2343.75 93.75 93.75], 'FaceColor',[0 0 0]);
rectangle('Position',[1125 -2437.5 93.75 93.75], 'FaceColor',[1 1 1]);
rectangle('Position',[1218.75 -2437.5 93.75 93.75], 'FaceColor',[1 1 1]);
rectangle('Position',[1312.5 -2343.75 93.75 93.75], 'FaceColor',[0 0 0]);
rectangle('Position',[1406.25 -2343.75 93.75 93.75], 'FaceColor',[0 0 0]);
rectangle('Position',[1312.5 -2437.5 93.75 93.75], 'FaceColor',[1 1 1]);
rectangle('Position',[1406.25 -2437.5 93.75 93.75], 'FaceColor',[1 1 1]);
rectangle('Position',[1125 -2531.25 93.75 93.75], 'FaceColor',[1 1 1]);
rectangle('Position',[1218.75 -2531.25 93.75 93.75], 'FaceColor',[1 1 1]);
rectangle('Position',[1125 -2625 93.75 93.75], 'FaceColor',[0 0 0]);
rectangle('Position',[1218.75 -2625 93.75 93.75], 'FaceColor',[0 0 0]);
rectangle('Position',[1312.5 -2531.25 93.75 93.75], 'FaceColor',[1 1 1]);
rectangle('Position',[1406.25 -2531.25 93.75 93.75], 'FaceColor',[1 1 1]);
rectangle('Position',[1312.5 -2625 93.75 93.75], 'FaceColor',[0 0 0]);
rectangle('Position',[1406.25 -2625 93.75 93.75], 'FaceColor',[1 1 1]);
rectangle('Position',[750 -2718.75 93.75 93.75], 'FaceColor',[0 0 0]);
rectangle('Position',[843.75 -2718.75 93.75 93.75], 'FaceColor',[0 0 0]);
rectangle('Position',[750 -2812.5 93.75 93.75], 'FaceColor',[0 0 0]);
rectangle('Position',[843.75 -2812.5 93.75 93.75], 'FaceColor',[1 1 1]);
rectangle('Position',[937.5 -2718.75 93.75 93.75], 'FaceColor',[0 0 0]);
rectangle('Position',[1031.25 -2718.75 93.75 93.75], 'FaceColor',[0 0 0]);
rectangle('Position',[937.5 -2812.5 93.75 93.75], 'FaceColor',[1 1 1]);
rectangle('Position',[1031.25 -2812.5 93.75 93.75], 'FaceColor',[1 1 1]);
rectangle('Position',[750 -2906.25 93.75 93.75], 'FaceColor',[0 0 0]);
rectangle('Position',[843.75 -2906.25 93.75 93.75], 'FaceColor',[1 1 1]);
rectangle('Position',[750 -3000 93.75 93.75], 'FaceColor',[0 0 0]);
rectangle('Position',[843.75 -3000 93.75 93.75], 'FaceColor',[0 0 0]);
rectangle('Position',[937.5 -2906.25 93.75 93.75], 'FaceColor',[1 1 1]);
rectangle('Position',[1031.25 -2906.25 93.75 93.75], 'FaceColor',[1 1 1]);
rectangle('Position',[937.5 -3000 93.75 93.75], 'FaceColor',[0 0 0]);
rectangle('Position',[1031.25 -3000 93.75 93.75], 'FaceColor',[0 0 0]);
rectangle('Position',[1125 -2718.75 93.75 93.75], 'FaceColor',[0 0 0]);
rectangle('Position',[1218.75 -2718.75 93.75 93.75], 'FaceColor',[0 0 0]);
rectangle('Position',[1125 -2812.5 93.75 93.75], 'FaceColor',[1 1 1]);
rectangle('Position',[1218.75 -2812.5 93.75 93.75], 'FaceColor',[1 1 1]);
rectangle('Position',[1312.5 -2718.75 93.75 93.75], 'FaceColor',[0 0 0]);
rectangle('Position',[1406.25 -2718.75 93.75 93.75], 'FaceColor',[1 1 1]);
rectangle('Position',[1312.5 -2812.5 93.75 93.75], 'FaceColor',[1 1 1]);
rectangle('Position',[1406.25 -2812.5 93.75 93.75], 'FaceColor',[1 1 1]);
rectangle('Position',[1125 -2906.25 93.75 93.75], 'FaceColor',[1 1 1]);
rectangle('Position',[1218.75 -2906.25 93.75 93.75], 'FaceColor',[1 1 1]);
rectangle('Position',[1125 -3000 93.75 93.75], 'FaceColor',[0 0 0]);
rectangle('Position',[1218.75 -3000 93.75 93.75], 'FaceColor',[0 0 0]);
rectangle('Position',[1312.5 -2906.25 93.75 93.75], 'FaceColor',[1 1 1]);
rectangle('Position',[1406.25 -2906.25 93.75 93.75], 'FaceColor',[1 1 1]);
rectangle('Position',[1312.5 -3000 93.75 93.75], 'FaceColor',[0 0 0]);
rectangle('Position',[1406.25 -3000 93.75 93.75], 'FaceColor',[0 0 0]);
rectangle('Position',[1687.5 -1593.75 93.75 93.75], 'FaceColor',[0 0 0]);
rectangle('Position',[1781.25 -1593.75 93.75 93.75], 'FaceColor',[0 0 0]);
rectangle('Position',[1687.5 -1687.5 93.75 93.75], 'FaceColor',[0 0 0]);
rectangle('Position',[1781.25 -1687.5 93.75 93.75], 'FaceColor',[1 1 1]);
rectangle('Position',[1687.5 -1781.25 93.75 93.75], 'FaceColor',[0 0 0]);
rectangle('Position',[1781.25 -1781.25 93.75 93.75], 'FaceColor',[1 1 1]);
rectangle('Position',[1687.5 -1875 93.75 93.75], 'FaceColor',[0 0 0]);
rectangle('Position',[1781.25 -1875 93.75 93.75], 'FaceColor',[1 1 1]);
rectangle('Position',[1875 -1593.75 93.75 93.75], 'FaceColor',[0 0 0]);
rectangle('Position',[1968.75 -1593.75 93.75 93.75], 'FaceColor',[1 1 1]);
rectangle('Position',[1875 -1687.5 93.75 93.75], 'FaceColor',[1 1 1]);
rectangle('Position',[1968.75 -1687.5 93.75 93.75], 'FaceColor',[1 1 1]);
rectangle('Position',[1500 -1968.75 93.75 93.75], 'FaceColor',[0 0 0]);
rectangle('Position',[1593.75 -1968.75 93.75 93.75], 'FaceColor',[0 0 0]);
rectangle('Position',[1500 -2062.5 93.75 93.75], 'FaceColor',[1 1 1]);
rectangle('Position',[1593.75 -2062.5 93.75 93.75], 'FaceColor',[1 1 1]);
rectangle('Position',[1687.5 -1968.75 93.75 93.75], 'FaceColor',[0 0 0]);
rectangle('Position',[1781.25 -1968.75 93.75 93.75], 'FaceColor',[1 1 1]);
rectangle('Position',[1687.5 -2062.5 93.75 93.75], 'FaceColor',[1 1 1]);
rectangle('Position',[1781.25 -2062.5 93.75 93.75], 'FaceColor',[1 1 1]);
rectangle('Position',[2625 -1593.75 93.75 93.75], 'FaceColor',[1 1 1]);
rectangle('Position',[2718.75 -1593.75 93.75 93.75], 'FaceColor',[0 0 0]);
rectangle('Position',[2625 -1687.5 93.75 93.75], 'FaceColor',[1 1 1]);
rectangle('Position',[2718.75 -1687.5 93.75 93.75], 'FaceColor',[0 0 0]);
rectangle('Position',[2812.5 -1781.25 93.75 93.75], 'FaceColor',[1 1 1]);
rectangle('Position',[2906.25 -1781.25 93.75 93.75], 'FaceColor',[0 0 0]);
rectangle('Position',[2812.5 -1875 93.75 93.75], 'FaceColor',[1 1 1]);
rectangle('Position',[2906.25 -1875 93.75 93.75], 'FaceColor',[0 0 0]);
rectangle('Position',[2812.5 -1968.75 93.75 93.75], 'FaceColor',[1 1 1]);
rectangle('Position',[2906.25 -1968.75 93.75 93.75], 'FaceColor',[0 0 0]);
rectangle('Position',[2812.5 -2062.5 93.75 93.75], 'FaceColor',[1 1 1]);
rectangle('Position',[2906.25 -2062.5 93.75 93.75], 'FaceColor',[0 0 0]);
rectangle('Position',[1500 -2343.75 93.75 93.75], 'FaceColor',[0 0 0]);
rectangle('Position',[1593.75 -2343.75 93.75 93.75], 'FaceColor',[0 0 0]);
rectangle('Position',[1500 -2437.5 93.75 93.75], 'FaceColor',[1 1 1]);
rectangle('Position',[1593.75 -2437.5 93.75 93.75], 'FaceColor',[0 0 0]);
rectangle('Position',[1500 -2531.25 93.75 93.75], 'FaceColor',[1 1 1]);
rectangle('Position',[1593.75 -2531.25 93.75 93.75], 'FaceColor',[0 0 0]);
rectangle('Position',[1500 -2625 93.75 93.75], 'FaceColor',[1 1 1]);
rectangle('Position',[1593.75 -2625 93.75 93.75], 'FaceColor',[0 0 0]);
rectangle('Position',[1875 -2531.25 93.75 93.75], 'FaceColor',[1 1 1]);
rectangle('Position',[1968.75 -2531.25 93.75 93.75], 'FaceColor',[1 1 1]);
rectangle('Position',[1875 -2625 93.75 93.75], 'FaceColor',[0 0 0]);
rectangle('Position',[1968.75 -2625 93.75 93.75], 'FaceColor',[0 0 0]);
rectangle('Position',[2062.5 -2531.25 93.75 93.75], 'FaceColor',[1 1 1]);
rectangle('Position',[2156.25 -2531.25 93.75 93.75], 'FaceColor',[1 1 1]);
rectangle('Position',[2062.5 -2625 93.75 93.75], 'FaceColor',[0 0 0]);
rectangle('Position',[2156.25 -2625 93.75 93.75], 'FaceColor',[1 1 1]);
rectangle('Position',[1500 -2718.75 93.75 93.75], 'FaceColor',[1 1 1]);
rectangle('Position',[1593.75 -2718.75 93.75 93.75], 'FaceColor',[0 0 0]);
rectangle('Position',[1500 -2812.5 93.75 93.75], 'FaceColor',[1 1 1]);
rectangle('Position',[1593.75 -2812.5 93.75 93.75], 'FaceColor',[0 0 0]);
rectangle('Position',[1500 -2906.25 93.75 93.75], 'FaceColor',[1 1 1]);
rectangle('Position',[1593.75 -2906.25 93.75 93.75], 'FaceColor',[0 0 0]);
rectangle('Position',[1500 -3000 93.75 93.75], 'FaceColor',[0 0 0]);
rectangle('Position',[1593.75 -3000 93.75 93.75], 'FaceColor',[0 0 0]);
rectangle('Position',[1875 -2718.75 93.75 93.75], 'FaceColor',[0 0 0]);
rectangle('Position',[1968.75 -2718.75 93.75 93.75], 'FaceColor',[0 0 0]);
rectangle('Position',[1875 -2812.5 93.75 93.75], 'FaceColor',[1 1 1]);
rectangle('Position',[1968.75 -2812.5 93.75 93.75], 'FaceColor',[1 1 1]);
rectangle('Position',[2062.5 -2718.75 93.75 93.75], 'FaceColor',[0 0 0]);
rectangle('Position',[2156.25 -2718.75 93.75 93.75], 'FaceColor',[1 1 1]);
rectangle('Position',[2062.5 -2812.5 93.75 93.75], 'FaceColor',[1 1 1]);
rectangle('Position',[2156.25 -2812.5 93.75 93.75], 'FaceColor',[1 1 1]);
rectangle('Position',[1875 -2906.25 93.75 93.75], 'FaceColor',[1 1 1]);
rectangle('Position',[1968.75 -2906.25 93.75 93.75], 'FaceColor',[1 1 1]);
rectangle('Position',[1875 -3000 93.75 93.75], 'FaceColor',[0 0 0]);
rectangle('Position',[1968.75 -3000 93.75 93.75], 'FaceColor',[0 0 0]);
rectangle('Position',[2062.5 -2906.25 93.75 93.75], 'FaceColor',[1 1 1]);
rectangle('Position',[2156.25 -2906.25 93.75 93.75], 'FaceColor',[1 1 1]);
rectangle('Position',[2062.5 -3000 93.75 93.75], 'FaceColor',[0 0 0]);
rectangle('Position',[2156.25 -3000 93.75 93.75], 'FaceColor',[0 0 0]);
rectangle('Position',[2250 -2343.75 93.75 93.75], 'FaceColor',[0 0 0]);
rectangle('Position',[2343.75 -2343.75 93.75 93.75], 'FaceColor',[0 0 0]);
rectangle('Position',[2250 -2437.5 93.75 93.75], 'FaceColor',[1 1 1]);
rectangle('Position',[2343.75 -2437.5 93.75 93.75], 'FaceColor',[1 1 1]);
rectangle('Position',[2625 -2343.75 93.75 93.75], 'FaceColor',[0 0 0]);
rectangle('Position',[2718.75 -2343.75 93.75 93.75], 'FaceColor',[0 0 0]);
rectangle('Position',[2625 -2437.5 93.75 93.75], 'FaceColor',[1 1 1]);
rectangle('Position',[2718.75 -2437.5 93.75 93.75], 'FaceColor',[1 1 1]);
rectangle('Position',[2812.5 -2343.75 93.75 93.75], 'FaceColor',[0 0 0]);
rectangle('Position',[2906.25 -2343.75 93.75 93.75], 'FaceColor',[0 0 0]);
rectangle('Position',[2812.5 -2437.5 93.75 93.75], 'FaceColor',[1 1 1]);
rectangle('Position',[2906.25 -2437.5 93.75 93.75], 'FaceColor',[0 0 0]);
rectangle('Position',[2812.5 -2531.25 93.75 93.75], 'FaceColor',[1 1 1]);
rectangle('Position',[2906.25 -2531.25 93.75 93.75], 'FaceColor',[0 0 0]);
rectangle('Position',[2812.5 -2625 93.75 93.75], 'FaceColor',[1 1 1]);
rectangle('Position',[2906.25 -2625 93.75 93.75], 'FaceColor',[0 0 0]);
rectangle('Position',[2437.5 -2718.75 93.75 93.75], 'FaceColor',[0 0 0]);
rectangle('Position',[2531.25 -2718.75 93.75 93.75], 'FaceColor',[0 0 0]);
rectangle('Position',[2437.5 -2812.5 93.75 93.75], 'FaceColor',[1 1 1]);
rectangle('Position',[2531.25 -2812.5 93.75 93.75], 'FaceColor',[1 1 1]);
rectangle('Position',[2250 -2906.25 93.75 93.75], 'FaceColor',[1 1 1]);
rectangle('Position',[2343.75 -2906.25 93.75 93.75], 'FaceColor',[1 1 1]);
rectangle('Position',[2250 -3000 93.75 93.75], 'FaceColor',[0 0 0]);
rectangle('Position',[2343.75 -3000 93.75 93.75], 'FaceColor',[0 0 0]);
rectangle('Position',[2437.5 -2906.25 93.75 93.75], 'FaceColor',[1 1 1]);
rectangle('Position',[2531.25 -2906.25 93.75 93.75], 'FaceColor',[1 1 1]);
rectangle('Position',[2437.5 -3000 93.75 93.75], 'FaceColor',[0 0 0]);
rectangle('Position',[2531.25 -3000 93.75 93.75], 'FaceColor',[0 0 0]);
rectangle('Position',[2812.5 -2718.75 93.75 93.75], 'FaceColor',[1 1 1]);
rectangle('Position',[2906.25 -2718.75 93.75 93.75], 'FaceColor',[0 0 0]);
rectangle('Position',[2812.5 -2812.5 93.75 93.75], 'FaceColor',[1 1 1]);
rectangle('Position',[2906.25 -2812.5 93.75 93.75], 'FaceColor',[0 0 0]);
rectangle('Position',[2625 -2906.25 93.75 93.75], 'FaceColor',[1 1 1]);
rectangle('Position',[2718.75 -2906.25 93.75 93.75], 'FaceColor',[1 1 1]);
rectangle('Position',[2625 -3000 93.75 93.75], 'FaceColor',[0 0 0]);
rectangle('Position',[2718.75 -3000 93.75 93.75], 'FaceColor',[0 0 0]);
rectangle('Position',[2812.5 -2906.25 93.75 93.75], 'FaceColor',[1 1 1]);
rectangle('Position',[2906.25 -2906.25 93.75 93.75], 'FaceColor',[0 0 0]);
rectangle('Position',[2812.5 -3000 93.75 93.75], 'FaceColor',[0 0 0]);
rectangle('Position',[2906.25 -3000 93.75 93.75], 'FaceColor',[0 0 0]);
X=[2800,2800,2625,2437.5,2437.5,2437.5,2343.75,2343.75,2437.5,2531.25,2531.25,2437.5,2437.5,2250,2062.5,2062.5,1687.5,1687.5,1593.75,1593.75,1593.75,1500,1500,1312.5,750,750,750,562.5,468.75,375,281.25,281.25,375,375,375,375,375,375,281.25,281.25,375,200];
Y=[-200,-200,-375,-656.25,-656.25,-656.25,-750,-750,-843.75,-843.75,-843.75,-1125,-1125,-1312.5,-1500,-1500,-1875,-1875,-1968.75,-1968.75,-1968.75,-1875,-1687.5,-1500,-1312.5,-1312.5,-1312.5,-1406.25,-1500,-1593.75,-1687.5,-1781.25,-1875,-1875,-2062.5,-2156.25,-2156.25,-2437.5,-2531.25,-2531.25,-2625,-2800];
hold on;
plot(X,Y,'r');
legend('12380.1','Location','southoutside');
